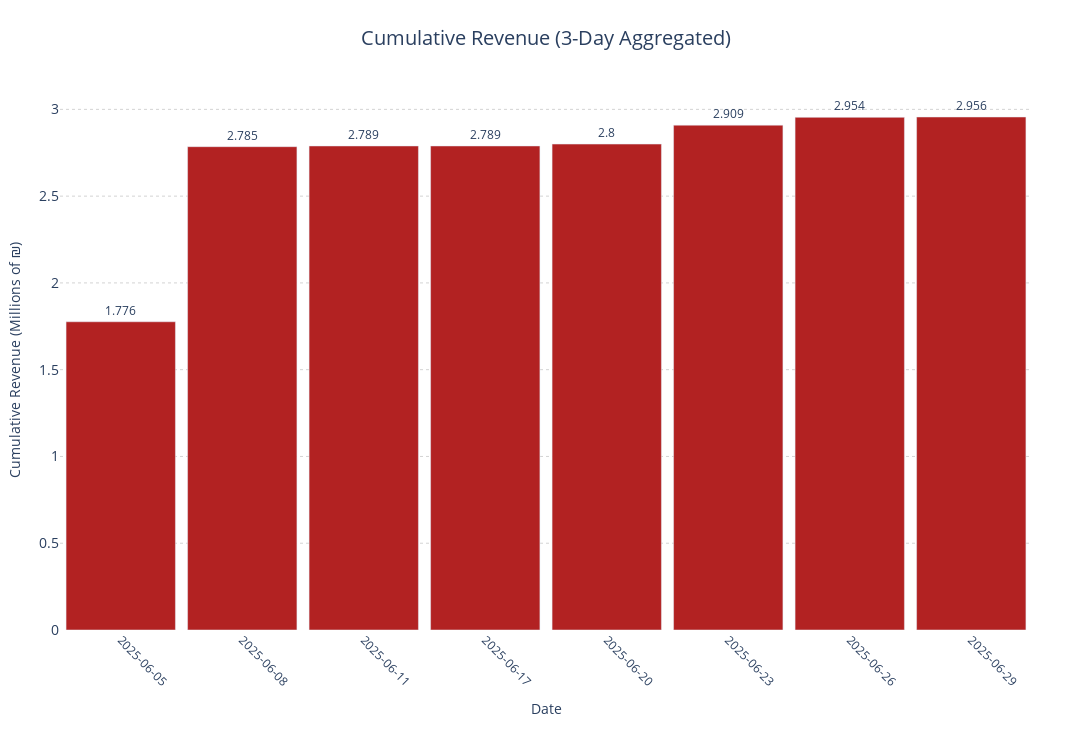

The cell this chart's notebook holds for it:
### Code cell
def plot_cumulative_revenue_plotly(df, date_column, revenue_column, days, font_size=12, y_shift=10, start_date="2025-06-05"):
    df = df.copy()

    # Ensure datetime if needed
    if not pd.api.types.is_datetime64_any_dtype(df[date_column]):
        df[date_column] = pd.to_datetime(df[date_column], errors='coerce')

    # Ensure numeric revenue
    df = df[pd.to_numeric(df[revenue_column], errors='coerce').notnull()]
    df[revenue_column] = df[revenue_column].astype(float)

    # Filter dates
    df = df[df[date_column] >= pd.to_datetime(start_date)]

    # Vectorized calculation of n-day periods
    df['n_day_period'] = (
        df[date_column]
        .dt.floor(f'{days}D')  # Round down to nearest n-day bucket
    )

    # Group and cumulative revenue
    grouped = (
        df.groupby('n_day_period')[revenue_column]
        .sum()
        .reset_index(name="Total_revenue")
        .sort_values('n_day_period')
    )

    grouped['Cumulative_Revenue'] = grouped['Total_revenue'].cumsum()
    grouped['Cumulative_Revenue_Million'] = (grouped['Cumulative_Revenue'] / 1_000_000).round(3)

    # Create period labels
    grouped['period_label'] = grouped['n_day_period'].dt.strftime('%Y-%m-%d')

    # Pre-create annotations
    text_annotations = [f"{val}" for val in grouped['Cumulative_Revenue_Million']]

    # Plot
    fig = go.Figure()

    fig.add_trace(go.Bar(
        x=grouped['period_label'],
        y=grouped['Cumulative_Revenue_Million'],
        name='Cumulative Revenue',
        marker_color='firebrick',
        text=text_annotations,
        textposition='outside',
        textfont=dict(size=font_size)
    ))

    # Layout
    fig.update_layout(
        title=dict(
            text=f'Cumulative Revenue ({days}-Day Aggregated)',
            font=dict(size=20),
            x=0.5
        ),
        xaxis=dict(
            title='Date',
            tickangle=45,
            tickfont=dict(size=12),
            tickmode='array',
            tickvals=grouped['period_label'],
            ticktext=grouped['period_label'],
            type='category'  # 👈 Force categorical spacing
        ),
        yaxis=dict(
            title='Cumulative Revenue (Millions of ₪)',
            tickfont=dict(size=14),
            gridcolor='lightgrey',
            griddash='dot'
        ),
        bargap=0.1,
        height=750,
        width=1400,
        margin=dict(l=60, r=60, t=90, b=120),
        plot_bgcolor='white',
        paper_bgcolor='white',
        showlegend=False
    )

    fig.show()

# Example call
plot_cumulative_revenue_plotly(perc, 'sale_date', 'price', days=3)

### Figure 1 — Plotly figure (JSON) as saved in the notebook; plotly's stock layout.template omitted (floating-point values rounded to 4 significant figures)
{"data": [{"marker": {"color": "firebrick"}, "name": "Cumulative Revenue", "text": ["1.776", "2.785", "2.789", "2.789", "2.8", "2.909", "2.954", "2.956"], "textfont": {"size": 12}, "textposition": "outside", "type": "bar", "x": ["2025-06-05", "2025-06-08", "2025-06-11", "2025-06-17", "2025-06-20", "2025-06-23", "2025-06-26", "2025-06-29"], "y": [1.776, 2.785, 2.789, 2.789, 2.8, 2.909, 2.954, 2.956]}], "layout": {"bargap": 0.1, "height": 750, "margin": {"b": 120, "l": 60, "r": 60, "t": 90}, "paper_bgcolor": "white", "plot_bgcolor": "white", "showlegend": false, "title": {"font": {"size": 20}, "text": "Cumulative Revenue (3-Day Aggregated)", "x": 0.5}, "width": 1400, "xaxis": {"tickangle": 45, "tickfont": {"size": 12}, "tickmode": "array", "ticktext": ["2025-06-05", "2025-06-08", "2025-06-11", "2025-06-17", "2025-06-20", "2025-06-23", "2025-06-26", "2025-06-29"], "tickvals": ["2025-06-05", "2025-06-08", "2025-06-11", "2025-06-17", "2025-06-20", "2025-06-23", "2025-06-26", "2025-06-29"], "title": {"text": "Date"}, "type": "category"}, "yaxis": {"gridcolor": "lightgrey", "griddash": "dot", "tickfont": {"size": 14}, "title": {"text": "Cumulative Revenue (Millions of ₪)"}}}}
